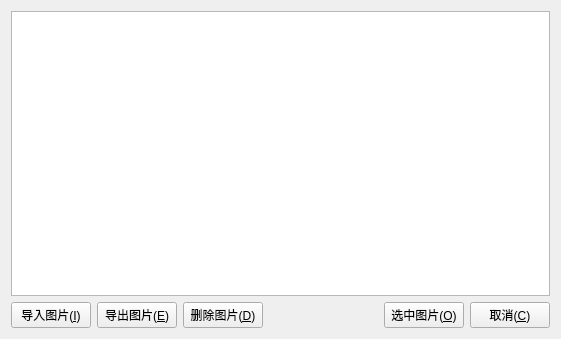
<?xml version="1.0" encoding="UTF-8"?>
<ui version="4.0">
 <class>DBPic</class>
 <widget class="QWidget" name="DBPic">
  <property name="geometry">
   <rect>
    <x>0</x>
    <y>0</y>
    <width>561</width>
    <height>339</height>
   </rect>
  </property>
  <property name="windowTitle">
   <string>DBPic</string>
  </property>
  <layout class="QGridLayout" name="gridLayout">
   <item row="0" column="0">
    <widget class="QListWidget" name="listWidget"/>
   </item>
   <item row="1" column="0">
    <layout class="QHBoxLayout" name="horizontalLayout">
     <item>
      <widget class="QPushButton" name="btnImport">
       <property name="text">
        <string>导入图片(&amp;I)</string>
       </property>
       <property name="icon">
        <iconset resource="skdraw.qrc">
         <normaloff>:/images/import</normaloff>:/images/import</iconset>
       </property>
      </widget>
     </item>
     <item>
      <widget class="QPushButton" name="btnExport">
       <property name="text">
        <string>导出图片(&amp;E)</string>
       </property>
       <property name="icon">
        <iconset resource="skdraw.qrc">
         <normaloff>:/images/export</normaloff>:/images/export</iconset>
       </property>
      </widget>
     </item>
     <item>
      <widget class="QPushButton" name="btnDel">
       <property name="text">
        <string>删除图片(&amp;D)</string>
       </property>
       <property name="icon">
        <iconset resource="skdraw.qrc">
         <normaloff>:/images/close</normaloff>:/images/close</iconset>
       </property>
      </widget>
     </item>
     <item>
      <spacer name="horizontalSpacer">
       <property name="orientation">
        <enum>Qt::Horizontal</enum>
       </property>
       <property name="sizeHint" stdset="0">
        <size>
         <width>40</width>
         <height>20</height>
        </size>
       </property>
      </spacer>
     </item>
     <item>
      <widget class="QPushButton" name="btnOk">
       <property name="text">
        <string>选中图片(&amp;O)</string>
       </property>
       <property name="icon">
        <iconset resource="skdraw.qrc">
         <normaloff>:/images/ok</normaloff>:/images/ok</iconset>
       </property>
      </widget>
     </item>
     <item>
      <widget class="QPushButton" name="btnClose">
       <property name="text">
        <string>取消(&amp;C)</string>
       </property>
       <property name="icon">
        <iconset resource="skdraw.qrc">
         <normaloff>:/images/delete</normaloff>:/images/delete</iconset>
       </property>
      </widget>
     </item>
    </layout>
   </item>
  </layout>
 </widget>
 <layoutdefault spacing="6" margin="11"/>
 <resources>
  <include location="skdraw.qrc"/>
 </resources>
 <connections/>
</ui>
